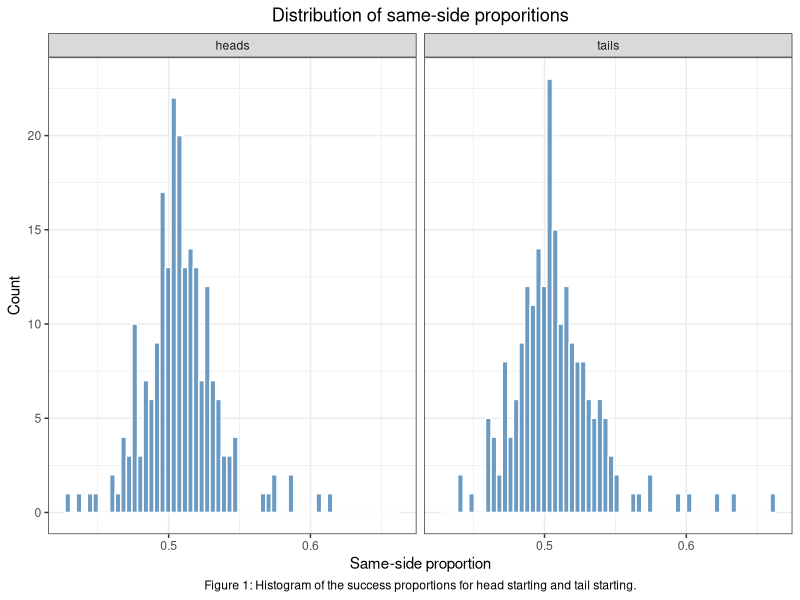
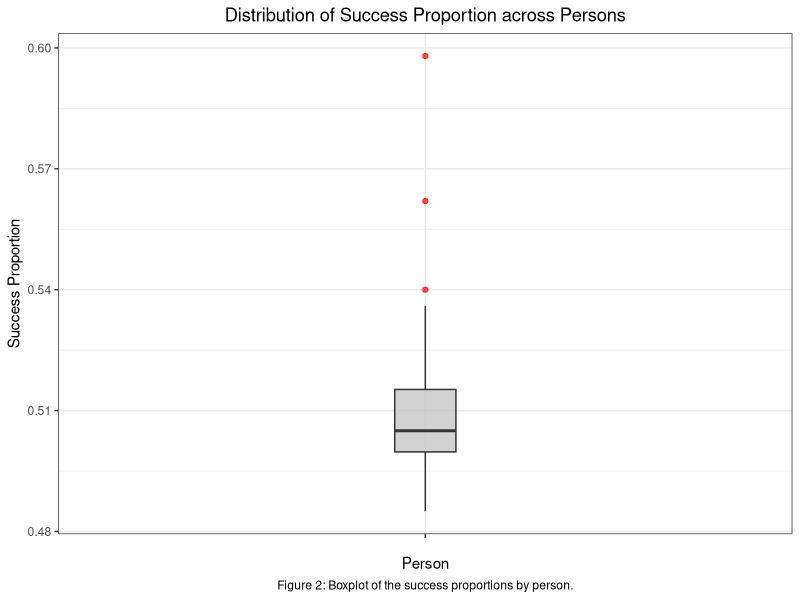
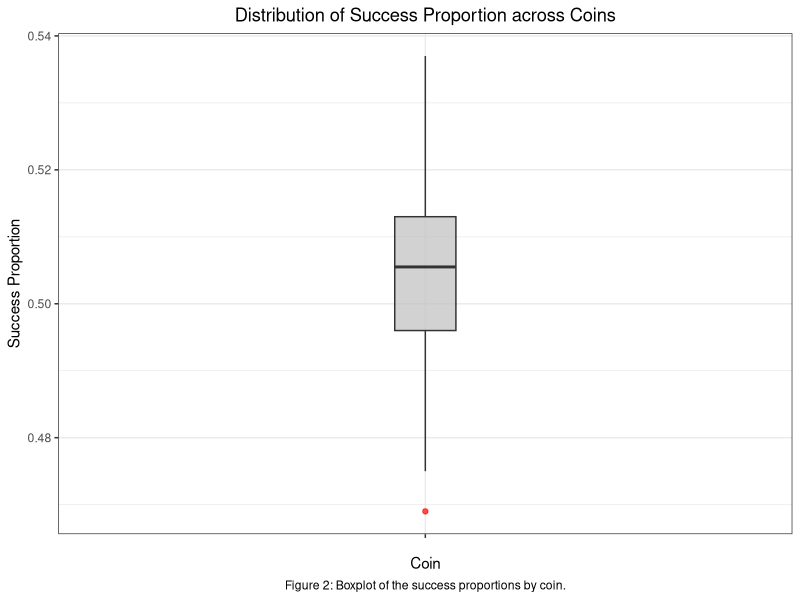
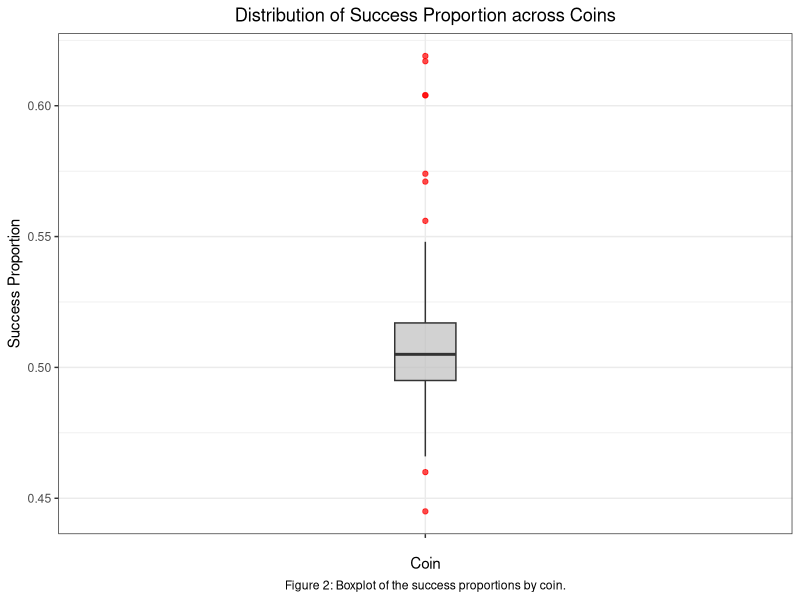

Here is the R script that generated these plots, in order:
## ---- chunk 1
#| label: "Read the data"
#| echo: false
#| message: false 
#| warning: false
#| error: false

library(ggplot2)
library(dplyr)
library(stringr)
set.seed(12345)

df <- read.csv("data-agg.csv",header=T)
n <- nrow(df)
df1 <- df[,-c(2,4)] # heads to heads
df2 <- df[,-c(1,3)] # tails to heads
df2[,1] <- df2[,2]-df2[,1] # tails to tails 
names(df1) <- names(df2) <- c("y","m","person","coin") 
start <- rep(c("heads","tails"),c(n,n))
df <- rbind(df1,df2)
df$person <- factor(df$person) 
df$coin <- factor(df$coin)
df$start <- factor(start) 

head(df)
head(df1)
head(df2)
## ---- chunk 2
#| label: "Global analysis"
#| echo: false
#| message: false 
#| warning: false
#| error: false

### Quick overview of data

num_persons <- length(unique(df$person))
num_coins <- length(unique(df$coin))

cat("Number of persons:", num_persons, "\n")
cat("Number of coins:", num_coins, "\n")

### Histogram of proportions
df$success <- df$y / df$m
df_heads <- subset(df, start == "heads")
df_tails <- subset(df, start == "tails")

caption_p_general <- str_wrap("Figure 1: Histogram of the success proportions for head starting and tail starting.", width = 85)

p_general <- ggplot(df, aes(x = success)) +
  geom_histogram(bins = 60, fill = "steelblue", color = "white", alpha = 0.8) +
  facet_wrap(~ start, ncol = 2) +
  labs(
    title = "Distribution of same-side proporitions",
    x = "Same-side proportion",
    y = "Count",
    caption = caption_p_general,
  ) +
  theme_bw() + 
  theme(
    plot.title = element_text(hjust = 0.5),   
    plot.caption = element_text(hjust = 0.5),      
    legend.title = element_text(hjust = 0.5),   
    legend.text = element_text(hjust = 0.5)     
  )

print(p_general)
## ---- chunk 3
#| label: "Analysis by person"
#| echo: false
#| message: false 
#| warning: false
#| error: false


### (a) Summary of total flips and success by person
person_summary <- df %>%
  group_by(person) %>%
  summarize(
    total_flips = sum(m),
    mean_success = round(mean(success, na.rm = TRUE), 3),
    .groups = "drop"
  ) %>%
  arrange(mean_success)

print(person_summary)


### (b) Boxplot by person
caption_p_person = str_wrap("Figure 2: Boxplot of the success proportions by person.", width = 85)

p_person <- ggplot(person_summary, aes(x = "", y = mean_success)) +
  geom_boxplot(
    width = 0.1,
    fill = "grey",
    alpha = 0.7,
    outlier.color = "red"
  ) +
  labs(
    title   = "Distribution of Success Proportion across Persons",
    x = "Person",
    y       = "Success Proportion",
    caption = caption_p_person
  ) +
  theme_bw() + 
  theme(
    plot.title = element_text(hjust = 0.5),   
    plot.caption = element_text(hjust = 0.5),      
    legend.title = element_text(hjust = 0.5),   
    legend.text = element_text(hjust = 0.5)     
  )

print(p_person)
## ---- chunk 4
#| label: "Analysis by person"
#| echo: false
#| message: false 
#| warning: false
#| error: false


### (a) Summary of total flips and success by person
coin_summary <- df %>%
  group_by(coin) %>%
  summarize(
    total_flips = sum(m),
    mean_success = round(mean(success, na.rm = TRUE), 3),
    .groups = "drop"
  ) %>%
  arrange(mean_success)

print(coin_summary)


### (b) Boxplot by person
caption_p_coin = str_wrap("Figure 2: Boxplot of the success proportions by coin.", width = 85)

p_coin <- ggplot(coin_summary, aes(x = "", y = mean_success)) +
  geom_boxplot(
    width = 0.1,
    fill = "grey",
    alpha = 0.7,
    outlier.color = "red"
  ) +
  labs(
    title   = "Distribution of Success Proportion across Coins",
    x = "Coin",
    y       = "Success Proportion",
    caption = caption_p_coin
  ) +
  theme_bw() + 
  theme(
    plot.title = element_text(hjust = 0.5),   
    plot.caption = element_text(hjust = 0.5),      
    legend.title = element_text(hjust = 0.5),   
    legend.text = element_text(hjust = 0.5)     
  )

print(p_coin)
## ---- chunk 5
#| label: "Analysis by person-coin"
#| echo: false
#| message: false 
#| warning: false
#| error: false

person_coin_summary <- df %>%
  group_by(person, coin) %>%
  summarize(
    total_flips = sum(m),
    mean_success = round(mean(success, na.rm = TRUE), 3),
    .groups = "drop"
  ) %>%
  arrange(mean_success)  

print(person_coin_summary)


### (b) Boxplot by person
caption_p_person_coin = str_wrap("Figure 2: Boxplot of the success proportions by coin.", width = 85)

p_person_coin <- ggplot(person_coin_summary, aes(x = "", y = mean_success)) +
  geom_boxplot(
    width = 0.1,
    fill = "grey",
    alpha = 0.7,
    outlier.color = "red"
  ) +
  labs(
    title   = "Distribution of Success Proportion across Coins",
    x = "Coin",
    y       = "Success Proportion",
    caption = caption_p_person_coin
  ) +
  theme_bw() + 
  theme(
    plot.title = element_text(hjust = 0.5),   
    plot.caption = element_text(hjust = 0.5),      
    legend.title = element_text(hjust = 0.5),   
    legend.text = element_text(hjust = 0.5)     
  )

print(p_person_coin)
